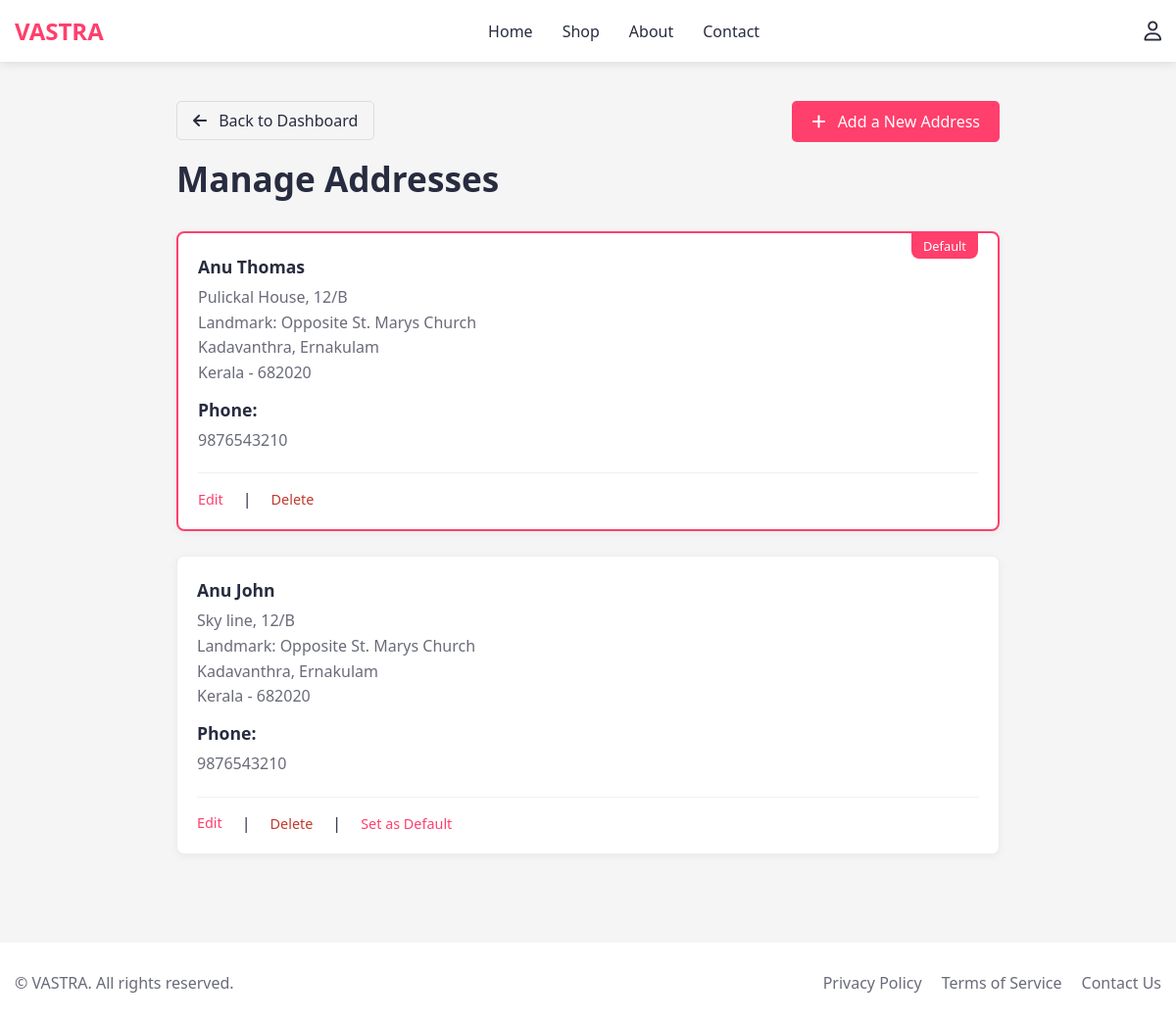
The app's page /dashboard/manage-addresses.php (signed in) with its own data.
### tables this page shows
CREATE TABLE `addresses` (
  `address_id` int(11) NOT NULL,
  `user_id` int(11) NOT NULL,
  `recipient_fname` varchar(100) NOT NULL COMMENT 'First name of the recipient',
  `recipient_lname` varchar(100) NOT NULL COMMENT 'Last name of the recipient',
  `mobile_number` varchar(15) NOT NULL,
  `house_address` varchar(255) NOT NULL COMMENT 'House Name, House Number, Building Name',
  `landmark` varchar(255) DEFAULT NULL COMMENT 'Optional: e.g., Near Post Office',
  `locality_or_town` varchar(255) NOT NULL COMMENT 'e.g., Thampanoor, Edappally',
  `district` varchar(100) NOT NULL COMMENT 'e.g., Thiruvananthapuram, Ernakulam, Kozhikode',
  `pincode` varchar(6) NOT NULL,
  `state` varchar(100) NOT NULL DEFAULT 'Kerala',
  `address_type` enum('Home','Office') NOT NULL DEFAULT 'Home',
  `is_default` tinyint(1) NOT NULL DEFAULT 0 COMMENT '1 for the primary address, 0 for others'
);

### dashboard/manage-addresses.php (the view, shortened to what this page needs)
<?php
include "../config.php";
$user_id = $_SESSION['user_id'];
$user_addresses = [];
$sql_addresses = "SELECT * FROM addresses WHERE user_id = ? ORDER BY is_default DESC, address_id ASC";
if ($stmt_addresses = mysqli_prepare($conn, $sql_addresses)) {
    mysqli_stmt_bind_param($stmt_addresses, "i", $user_id);
    mysqli_stmt_execute($stmt_addresses);
    $result_addresses = mysqli_stmt_get_result($stmt_addresses);
    while ($address_row = mysqli_fetch_assoc($result_addresses)) {
        $user_addresses[] = $address_row;
    }
}
?>
<!DOCTYPE html>
<html lang="en">
<head>
    <link rel="stylesheet" href="https://cdnjs.cloudflare.com/ajax/libs/font-awesome/6.4.0/css/all.min.css">
    <link rel="stylesheet" href="../index.css">
</head>
<body>
    <nav class="navbar">
       <div class="container nav-container">
            <a href="../index.php" class="logo">VASTRA</a>
            <div class="nav-icons"><a href="../dashboard.php" title="My Account"><i class="far fa-user"></i></a></div>
        </div>
    </nav>
    <main class="container manage-address-container">
        <div class="page-header">
            <div class="page-title-group">
                <a href="../dashboard.php" class="btn-back-to-dash"><i class="fas fa-arrow-left"></i> Back to Dashboard</a>
                <h1>Manage Addresses</h1>
            </div>
            <a href="add-address.php?redirect_url=manage-addresses.php" class="btn-add-new"><i class="fas fa-plus"></i> Add a New Address</a>
        </div>
        <div class="address-grid">
            <?php if (!empty($user_addresses)): foreach ($user_addresses as $address): ?>
            <div class="address-item <?php if ($address['is_default']) echo 'is-default'; ?>">
                <?php if ($address['is_default']): ?><div class="default-badge">Default</div><?php endif; ?>
                <div class="address-body">
                    <strong><?= htmlspecialchars($address['recipient_fname'] . ' ' . $address['recipient_lname']) ?></strong>
                    <span><?= htmlspecialchars($address['house_address']) ?></span><br>
                    <?php if (!empty($address['landmark'])): ?><span>Landmark: <?= htmlspecialchars($address['landmark']) ?></span><br><?php endif; ?>
                    <span><?= htmlspecialchars($address['locality_or_town']) ?>, <?= htmlspecialchars($address['district']) ?></span><br>
                    <span><?= htmlspecialchars($address['state']) ?> - <?= htmlspecialchars($address['pincode']) ?></span><br>
                    <span style="margin-top:10px; display:inline-block;"><strong>Phone:</strong> <?= htmlspecialchars($address['mobile_number']) ?></span>
                </div>
                <div class="address-actions">
                    <a href="edit-address.php?id=<?= $address['address_id'] ?>" class="action-btn">Edit</a>|
                    <form method="POST" action="manage-addresses.php" style="display: inline;" onsubmit="return confirm('Are you sure you want to delete this address?');">
                        <button type="submit" name="delete_address" class="action-btn delete">Delete</button>
                    </form>
                    <?php if (!$address['is_default']): ?>
                    | <form method="POST" action="manage-addresses.php" style="display: inline;">
                        <button type="submit" name="set_default" class="action-btn">Set as Default</button>
                    </form>
                    <?php endif; ?>
                </div>
            </div>
            <?php endforeach; else: ?>
                <p style="text-align: center; padding-top: 20px;">You haven't added any addresses yet. Click the button above to add one.</p>
            <?php endif; ?>
        </div>
    </main>
</body>
</html>

### index.css (style rules this page uses)
:root { --primary: #ff3f6c; --primary-dark: #e6395a; --primary-rgb: 255, 63, 108; --secondary: #282c3f; --light-gray: #f5f5f6; --dark-gray: #696b79; --white: #ffffff; --black: #000000; --error: #c0392b; }
* { margin: 0; padding: 0; box-sizing: border-box; font-family: 'Segoe UI', Tahoma, Geneva, Verdana, sans-serif; }
body { background-color: #fafafa; color: var(--secondary); }
.container { width: 100%; max-width: 1200px; margin: 0 auto; padding: 0 15px; }
.navbar { background-color: var(--white); box-shadow: 0 2px 10px rgba(0, 0, 0, 0.1); position: sticky; top: 0; z-index: 100; padding: 15px 0; }
.nav-container { display: flex; justify-content: space-between; align-items: center; }
.logo { font-size: 24px; font-weight: 700; color: var(--primary); text-decoration: none; }
.nav-links { display: flex; gap: 30px; }
.nav-links a { text-decoration: none; color: var(--secondary); font-weight: 500; transition: color 0.3s; }
.nav-icons { display: flex; align-items: center; gap: 20px; }
.nav-icons a { color: var(--secondary); font-size: 20px; transition: color 0.3s; }
footer { background-color: var(--white); padding: 30px 0; margin-top: auto; }
.footer-content { display: flex; flex-direction: column; align-items: center; }
@media (min-width: 768px) { .footer-content { flex-direction: row; justify-content: space-between; align-items: center; } }
.copyright { color: var(--dark-gray); margin-bottom: 15px; }
@media (min-width: 768px) { .copyright { margin-bottom: 0; } }
.footer-links { display: flex; gap: 20px; }
.footer-links a { color: var(--dark-gray); text-decoration: none; transition: color 0.3s; }

### dashboard/manage-addresses.php (style rules this page uses)
body { background-color: var(--light-gray); }
.manage-address-container { max-width: 900px; margin: 40px auto; padding-bottom: 50px; }
.page-header { display: flex; justify-content: space-between; align-items: flex-start; flex-wrap: wrap; gap: 20px; margin-bottom: 30px; padding: 0 15px; }
.page-title-group { display: flex; flex-direction: column; gap: 15px; }
.page-header h1 { font-size: 2.2rem; color: var(--secondary); margin: 0; }
.btn-back-to-dash { display: inline-block; background-color: transparent; color: var(--secondary); padding: 8px 16px; text-decoration: none; border-radius: 5px; border: 1px solid #ddd; font-weight: 500; transition: all 0.3s; align-self: flex-start; }
.btn-back-to-dash .fas { margin-right: 8px; }
.btn-add-new { background-color: var(--primary); color: white; padding: 10px 20px; text-decoration: none; border-radius: 5px; font-weight: 500; transition: background-color 0.3s; }
.btn-add-new .fas { margin-right: 8px; }
.address-grid { display: grid; grid-template-columns: 1fr; gap: 25px; padding: 0 15px; }
.address-item { background: white; border-radius: 8px; border: 1px solid #eee; padding: 20px; position: relative; box-shadow: 0 2px 8px rgba(0,0,0,0.05); }
.address-item.is-default { border: 2px solid var(--primary); }
.default-badge { position: absolute; top: 0; right: 20px; background-color: var(--primary); color: white; padding: 4px 12px; font-size: 0.8rem; font-weight: 500; border-radius: 0 0 8px 8px; }
.address-body { line-height: 1.6; color: var(--dark-gray); }
.address-body strong { font-weight: 600; color: var(--secondary); font-size: 1.1rem; display: block; margin-bottom: 5px; }
.address-actions { border-top: 1px solid #f0f0f0; margin-top: 20px; padding-top: 15px; display: flex; gap: 20px; align-items: center; }
.action-btn { background: none; border: none; color: var(--primary); cursor: pointer; font-weight: 500; padding: 0; font-size: 0.9rem; text-decoration: none; }
.action-btn.delete { color: #c0392b; }

### records on screen
addresses: is_default "Default", recipient_fname+recipient_lname "Anu Thomas", house_address "Pulickal House, 12/B", landmark "Opposite St. Marys Church", locality_or_town "Kadavanthra", district "Ernakulam", state "Kerala", pincode "682020", mobile_number "9876543210"
addresses: recipient_fname+recipient_lname "Anu John", house_address "Sky line, 12/B", landmark "Opposite St. Marys Church", locality_or_town "Kadavanthra", district "Ernakulam", state "Kerala", pincode "682020", mobile_number "9876543210"
